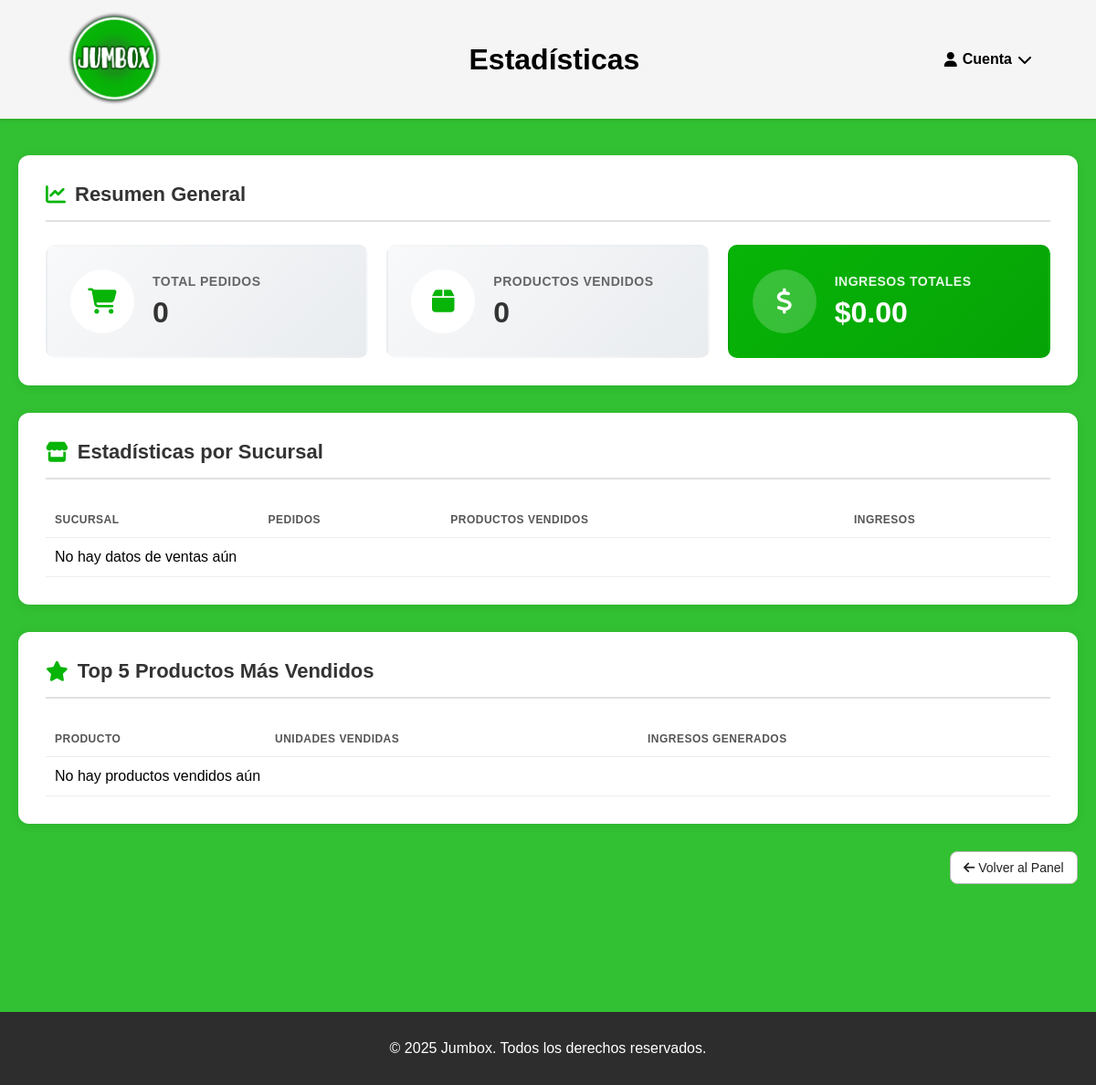
The app's page /admin/estadisticas (signed in), older data.
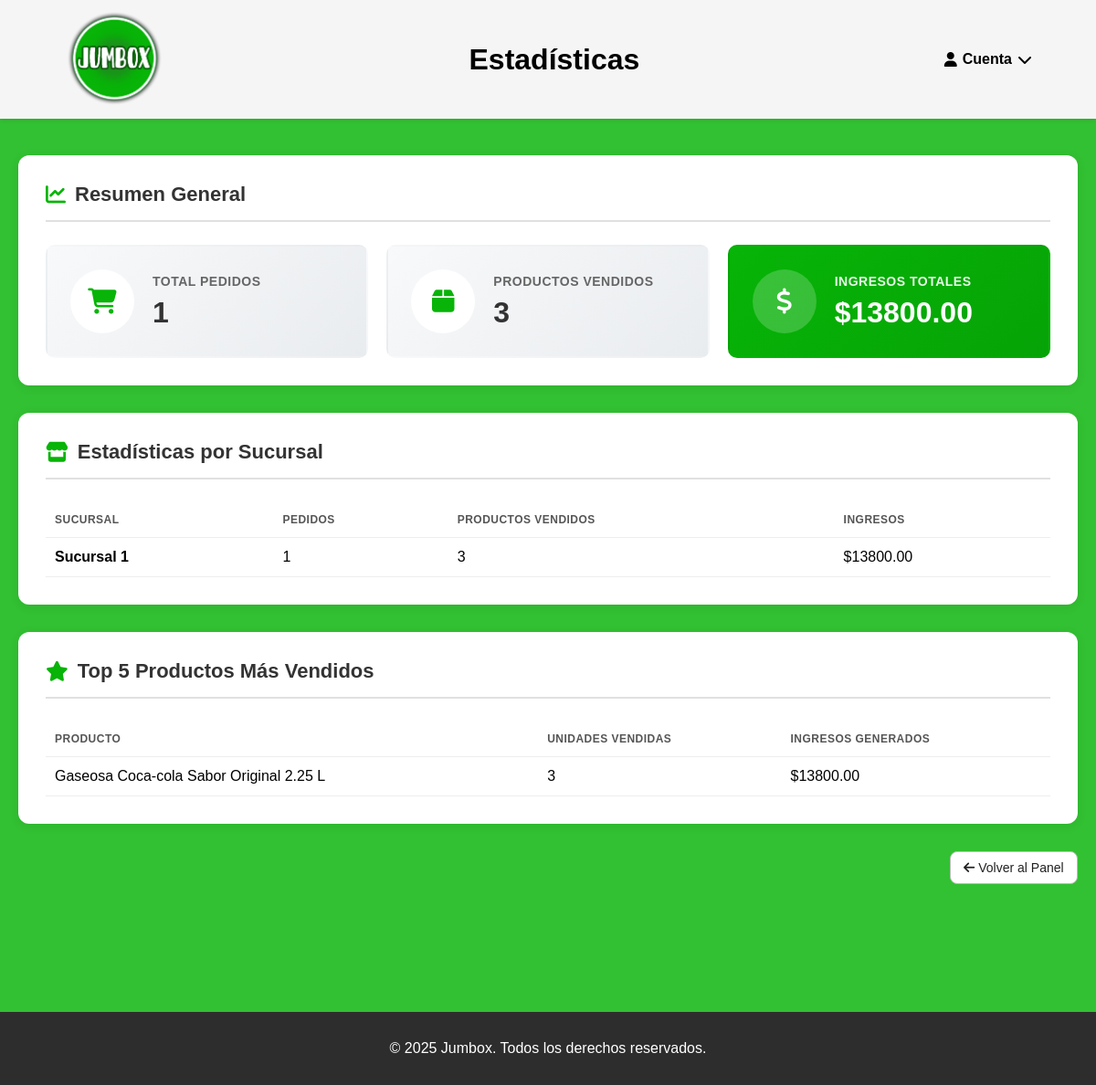
The same page, newer data.
### tables this page shows
CREATE TABLE cliente (
  id_cliente INTEGER PRIMARY KEY AUTOINCREMENT,
  nombre TEXT NOT NULL,
  direccion TEXT NOT NULL,
  telefono INTEGER NOT NULL UNIQUE,
  contrasena TEXT,
  tipo TEXT DEFAULT 'usuario'
);

CREATE TABLE producto (
  id_producto INTEGER PRIMARY KEY AUTOINCREMENT,
  nombre TEXT NOT NULL,
  precio REAL NOT NULL,
  stock INTEGER NOT NULL,
  fk_categoria INTEGER NOT NULL, imagen BLOB,
  FOREIGN KEY (fk_categoria) REFERENCES categoria(id_categoria)
    ON DELETE NO ACTION ON UPDATE NO ACTION
);

### app.py (the view)
@app.route('/admin/estadisticas')
def admin_estadisticas():
    resp = require_login_redirect()
    if resp:
        return resp
    if session.get('tipo') != 'admin':
        flash("No autorizado.", "error")
        return redirect(url_for('home'))
    with get_conn() as conn:
        estadisticas_sucursales = conn.execute("""
            SELECT
                c.nombre AS sucursal,
                COUNT(DISTINCT p.id_pedido) AS total_pedidos,
                SUM(dp.cantidad) AS productos_vendidos,
                SUM(dp.cantidad * pr.precio) AS total_ventas
            FROM pedido p
            JOIN cliente c ON c.id_cliente = p.fk_sucursal
            JOIN detalles_pedido dp ON dp.fk_pedido = p.id_pedido
            JOIN producto pr ON pr.id_producto = dp.fk_producto
            WHERE c.tipo = 'sucursal'
            GROUP BY c.id_cliente, c.nombre
            ORDER BY total_ventas DESC
        """).fetchall()
        estadisticas_totales = conn.execute("""
            SELECT
                COUNT(DISTINCT p.id_pedido) AS total_pedidos,
                SUM(dp.cantidad) AS productos_vendidos,
                SUM(dp.cantidad * pr.precio) AS total_ventas
            FROM pedido p
            JOIN detalles_pedido dp ON dp.fk_pedido = p.id_pedido
            JOIN producto pr ON pr.id_producto = dp.fk_producto
        """).fetchone()
        productos_mas_vendidos = conn.execute("""
            SELECT
                pr.nombre AS producto,
                SUM(dp.cantidad) AS cantidad_vendida,
                SUM(dp.cantidad * pr.precio) AS ingresos
            FROM detalles_pedido dp
            JOIN producto pr ON pr.id_producto = dp.fk_producto
            GROUP BY pr.id_producto, pr.nombre
            ORDER BY cantidad_vendida DESC
            LIMIT 5
        """).fetchall()
    return render_template('admin_estadisticas.html',
                        estadisticas_sucursales=estadisticas_sucursales,
                        estadisticas_totales=estadisticas_totales,
                        productos_mas_vendidos=productos_mas_vendidos)

### app.py (called while the page is built)
def get_conn():
    conn = sqlite3.connect(DB_NAME)
    conn.row_factory = sqlite3.Row
    conn.execute("PRAGMA foreign_keys = ON;")
    return conn

def require_login_redirect():
    if 'id_cliente' not in session:
        flash("Necesitás iniciar sesión.", "error")
        return redirect(url_for('login'))
    return None

### templates/admin_estadisticas.html (shortened to what the changed rows need)
<!DOCTYPE html>
<html lang="es">
<head>
    <link rel="stylesheet" href="{{ url_for('static', filename='style.css') }}">
    <link rel="stylesheet" href="https://cdnjs.cloudflare.com/ajax/libs/font-awesome/6.5.0/css/all.min.css">
</head>
<body>
    <header class="main-header">
        <div class="titulo-header">
            <h1>Estadísticas</h1>
        </div>
    </header>
    <main>
        <div class="estadisticas-container">
            <div class="stats-resumen">
                <h2><i class="fa-solid fa-chart-line"></i> Resumen General</h2>
                <div class="stats-cards">
                    <div class="stat-card">
                        <div class="stat-info">
                            <h3>Total Pedidos</h3>
                            <p class="stat-number">{{ estadisticas_totales['total_pedidos'] or 0 }}</p>
                        </div>
                    </div>
                    <div class="stat-card">
                        <div class="stat-info">
                            <h3>Productos Vendidos</h3>
                            <p class="stat-number">{{ estadisticas_totales['productos_vendidos'] or 0 }}</p>
                        </div>
                    </div>
                    <div class="stat-card highlight">
                        <div class="stat-info">
                            <h3>Ingresos Totales</h3>
                            <p class="stat-number">${{ "%.2f"|format(estadisticas_totales['total_ventas'] or 0) }}</p>
                        </div>
                    </div>
                </div>
            </div>
            <div class="stats-sucursales">
                <h2><i class="fa-solid fa-store"></i> Estadísticas por Sucursal</h2>
                <div class="tabla-wrapper">
                    <table class="tabla">
                        <thead>
                            <tr>
                                <th>Sucursal</th>
                                <th class="center">Pedidos</th>
                                <th class="center">Productos Vendidos</th>
                                <th class="right">Ingresos</th>
                            </tr>
                        </thead>
                        <tbody>
                            {% if estadisticas_sucursales %}
                                {% for s in estadisticas_sucursales %}
                                <tr>
                                    <td><strong>{{ s['sucursal'] }}</strong></td>
                                    <td class="center">{{ s['total_pedidos'] }}</td>
                                    <td class="center">{{ s['productos_vendidos'] }}</td>
                                    <td class="right">${{ "%.2f"|format(s['total_ventas']) }}</td>
                                </tr>
                                {% endfor %}
                            {% else %}
                                <tr>
                                    <td colspan="4" class="center">No hay datos de ventas aún</td>
                                </tr>
                            {% endif %}
                        </tbody>
                    </table>
                </div>
            </div>
            <div class="stats-productos">
                <h2><i class="fa-solid fa-star"></i> Top 5 Productos Más Vendidos</h2>
                <div class="tabla-wrapper">
                    <table class="tabla">
                        <thead>
                            <tr>
                                <th>Producto</th>
                                <th class="center">Unidades Vendidas</th>
                                <th class="right">Ingresos Generados</th>
                            </tr>
                        </thead>
                        <tbody>
                            {% if productos_mas_vendidos %}
                                {% for p in productos_mas_vendidos %}
                                <tr>
                                    <td>{{ p['producto'] }}</td>
                                    <td class="center">{{ p['cantidad_vendida'] }}</td>
                                    <td class="right">${{ "%.2f"|format(p['ingresos']) }}</td>
                                </tr>
                                {% endfor %}
                            {% else %}
                                <tr>
                                    <td colspan="3" class="center">No hay productos vendidos aún</td>
                                </tr>
                            {% endif %}
                        </tbody>
                    </table>
                </div>
            </div>
        </div>
    </main>
</body>
</html>

Row changes from the older to the newer data that the page shows:
now on this page (row edited): cliente: sucursal "Sucursal 1", total_pedidos "1", productos_vendidos "3", total_ventas "13800.00"
now on this page (row edited): producto: producto "Gaseosa Coca-cola Sabor Original 2.25 L", cantidad_vendida "3", ingresos "13800.00"
Text that changed along with them:
{{ estadisticas_totales['total_pedidos'] or 0 }}: "0" → "1"
{{ estadisticas_totales['productos_vendidos'] or 0 }}: "0" → "3"
{{ "%.2f"|format(estadisticas_totales['total_ventas'] or 0) }}: "0.00" → "13800.00"
text no longer shown: "No hay datos de ventas aún No hay productos vendidos aún"
